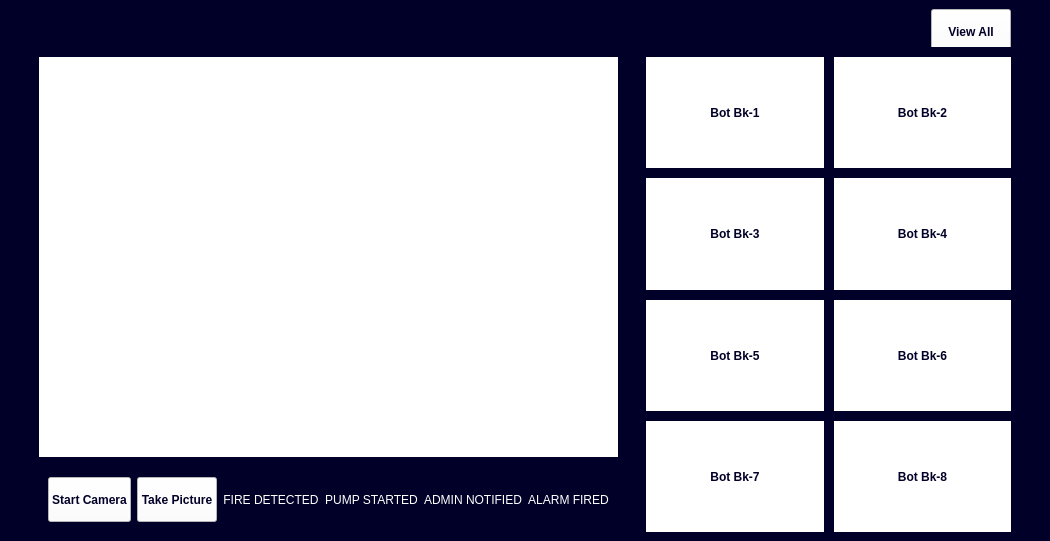
<?xml version="1.0" encoding="UTF-8"?>
<ui version="4.0">
 <class>MainWindow</class>
 <widget class="QMainWindow" name="MainWindow">
  <property name="geometry">
   <rect>
    <x>0</x>
    <y>0</y>
    <width>1050</width>
    <height>541</height>
   </rect>
  </property>
  <property name="windowTitle">
   <string>MainWindow</string>
  </property>
  <widget class="QWidget" name="centralwidget">
   <property name="styleSheet">
    <string notr="true">background-color: #000028;
color: white;</string>
   </property>
   <layout class="QGridLayout" name="gridLayout">
    <property name="leftMargin">
     <number>0</number>
    </property>
    <property name="topMargin">
     <number>0</number>
    </property>
    <property name="rightMargin">
     <number>0</number>
    </property>
    <property name="bottomMargin">
     <number>0</number>
    </property>
    <property name="spacing">
     <number>0</number>
    </property>
    <item row="0" column="0">
     <layout class="QHBoxLayout" name="horizontalLayout">
      <property name="spacing">
       <number>10</number>
      </property>
      <property name="leftMargin">
       <number>30</number>
      </property>
      <property name="rightMargin">
       <number>30</number>
      </property>
      <item>
       <widget class="QWidget" name="verticalWidget" native="true">
        <property name="minimumSize">
         <size>
          <width>474</width>
          <height>0</height>
         </size>
        </property>
        <layout class="QVBoxLayout" name="verticalLayout">
         <property name="spacing">
          <number>10</number>
         </property>
         <item>
          <widget class="QFrame" name="horizontalFrame_2">
           <property name="maximumSize">
            <size>
             <width>16777215</width>
             <height>38</height>
            </size>
           </property>
           <layout class="QHBoxLayout" name="horizontalLayout_9">
            <item>
             <widget class="QLabel" name="label_13">
              <property name="text">
               <string/>
              </property>
              <property name="pixmap">
               <pixmap resource="ressource1.qrc">:/new/prefix1/Asset 1.svg</pixmap>
              </property>
             </widget>
            </item>
            <item>
             <spacer name="horizontalSpacer_2">
              <property name="orientation">
               <enum>Qt::Horizontal</enum>
              </property>
              <property name="sizeType">
               <enum>QSizePolicy::Fixed</enum>
              </property>
              <property name="sizeHint" stdset="0">
               <size>
                <width>531</width>
                <height>20</height>
               </size>
              </property>
             </spacer>
            </item>
           </layout>
          </widget>
         </item>
         <item>
          <widget class="QFrame" name="frame">
           <property name="minimumSize">
            <size>
             <width>0</width>
             <height>400</height>
            </size>
           </property>
           <property name="maximumSize">
            <size>
             <width>650</width>
             <height>400</height>
            </size>
           </property>
           <property name="styleSheet">
            <string notr="true">background-color: white;
color: #000028;
font-weight: 800;</string>
           </property>
           <layout class="QGridLayout" name="gridLayout_2">
            <property name="leftMargin">
             <number>4</number>
            </property>
            <property name="topMargin">
             <number>4</number>
            </property>
            <property name="rightMargin">
             <number>4</number>
            </property>
            <property name="bottomMargin">
             <number>4</number>
            </property>
            <property name="spacing">
             <number>4</number>
            </property>
            <item row="0" column="0">
             <widget class="QLabel" name="label_video">
              <property name="minimumSize">
               <size>
                <width>0</width>
                <height>400</height>
               </size>
              </property>
              <property name="maximumSize">
               <size>
                <width>650</width>
                <height>400</height>
               </size>
              </property>
              <property name="text">
               <string/>
              </property>
             </widget>
            </item>
           </layout>
          </widget>
         </item>
         <item>
          <widget class="QWidget" name="horizontalWidget_2" native="true">
           <property name="maximumSize">
            <size>
             <width>16777215</width>
             <height>111</height>
            </size>
           </property>
           <layout class="QHBoxLayout" name="horizontalLayout_2">
            <item>
             <widget class="QPushButton" name="start_cam_button">
              <property name="minimumSize">
               <size>
                <width>0</width>
                <height>45</height>
               </size>
              </property>
              <property name="styleSheet">
               <string notr="true">background-color: white;
color: #000028;
font-weight: 800;</string>
              </property>
              <property name="text">
               <string>Start Camera</string>
              </property>
             </widget>
            </item>
            <item>
             <widget class="QPushButton" name="take_pic_button">
              <property name="minimumSize">
               <size>
                <width>0</width>
                <height>45</height>
               </size>
              </property>
              <property name="styleSheet">
               <string notr="true">background-color: white;
color: #000028;
font-weight: 800;</string>
              </property>
              <property name="text">
               <string>Take Picture</string>
              </property>
             </widget>
            </item>
            <item>
             <widget class="QLabel" name="label_fire">
              <property name="minimumSize">
               <size>
                <width>0</width>
                <height>45</height>
               </size>
              </property>
              <property name="maximumSize">
               <size>
                <width>16777215</width>
                <height>45</height>
               </size>
              </property>
              <property name="text">
               <string>FIRE DETECTED</string>
              </property>
              <property name="alignment">
               <set>Qt::AlignCenter</set>
              </property>
             </widget>
            </item>
            <item>
             <widget class="QLabel" name="label_pump">
              <property name="minimumSize">
               <size>
                <width>0</width>
                <height>45</height>
               </size>
              </property>
              <property name="maximumSize">
               <size>
                <width>16777215</width>
                <height>45</height>
               </size>
              </property>
              <property name="text">
               <string>PUMP STARTED</string>
              </property>
              <property name="alignment">
               <set>Qt::AlignCenter</set>
              </property>
             </widget>
            </item>
            <item>
             <widget class="QLabel" name="label_notify">
              <property name="minimumSize">
               <size>
                <width>0</width>
                <height>45</height>
               </size>
              </property>
              <property name="maximumSize">
               <size>
                <width>16777215</width>
                <height>45</height>
               </size>
              </property>
              <property name="text">
               <string>ADMIN NOTIFIED</string>
              </property>
              <property name="alignment">
               <set>Qt::AlignCenter</set>
              </property>
             </widget>
            </item>
            <item>
             <widget class="QLabel" name="label_alarm">
              <property name="minimumSize">
               <size>
                <width>0</width>
                <height>45</height>
               </size>
              </property>
              <property name="maximumSize">
               <size>
                <width>16777215</width>
                <height>45</height>
               </size>
              </property>
              <property name="text">
               <string>ALARM FIRED</string>
              </property>
              <property name="alignment">
               <set>Qt::AlignCenter</set>
              </property>
             </widget>
            </item>
           </layout>
          </widget>
         </item>
        </layout>
       </widget>
      </item>
      <item>
       <widget class="QWidget" name="verticalWidget_2" native="true">
        <property name="minimumSize">
         <size>
          <width>288</width>
          <height>0</height>
         </size>
        </property>
        <property name="maximumSize">
         <size>
          <width>475</width>
          <height>16777215</height>
         </size>
        </property>
        <layout class="QVBoxLayout" name="verticalLayout_2">
         <property name="spacing">
          <number>10</number>
         </property>
         <item>
          <widget class="QWidget" name="horizontalWidget_7" native="true">
           <property name="maximumSize">
            <size>
             <width>16777215</width>
             <height>38</height>
            </size>
           </property>
           <layout class="QHBoxLayout" name="horizontalLayout_8">
            <property name="spacing">
             <number>0</number>
            </property>
            <property name="leftMargin">
             <number>0</number>
            </property>
            <property name="topMargin">
             <number>0</number>
            </property>
            <property name="rightMargin">
             <number>0</number>
            </property>
            <property name="bottomMargin">
             <number>0</number>
            </property>
            <item>
             <spacer name="horizontalSpacer">
              <property name="orientation">
               <enum>Qt::Horizontal</enum>
              </property>
              <property name="sizeType">
               <enum>QSizePolicy::Expanding</enum>
              </property>
              <property name="sizeHint" stdset="0">
               <size>
                <width>164</width>
                <height>20</height>
               </size>
              </property>
             </spacer>
            </item>
            <item>
             <widget class="QPushButton" name="view_all_button">
              <property name="minimumSize">
               <size>
                <width>0</width>
                <height>45</height>
               </size>
              </property>
              <property name="styleSheet">
               <string notr="true">background-color: white;
color: #000028;
font-weight: 800;</string>
              </property>
              <property name="text">
               <string>View All</string>
              </property>
             </widget>
            </item>
           </layout>
          </widget>
         </item>
         <item>
          <layout class="QHBoxLayout" name="horizontalLayout_4">
           <property name="spacing">
            <number>10</number>
           </property>
           <item>
            <widget class="QLabel" name="label_2">
             <property name="styleSheet">
              <string notr="true">background-color: white;
color: #000028;
font-weight: 800;</string>
             </property>
             <property name="text">
              <string>Bot Bk-1</string>
             </property>
             <property name="alignment">
              <set>Qt::AlignCenter</set>
             </property>
            </widget>
           </item>
           <item>
            <widget class="QLabel" name="label_14">
             <property name="styleSheet">
              <string notr="true">background-color: white;
color: #000028;
font-weight: 800;</string>
             </property>
             <property name="text">
              <string>Bot Bk-2</string>
             </property>
             <property name="alignment">
              <set>Qt::AlignCenter</set>
             </property>
            </widget>
           </item>
          </layout>
         </item>
         <item>
          <layout class="QHBoxLayout" name="horizontalLayout_6">
           <property name="spacing">
            <number>10</number>
           </property>
           <item>
            <widget class="QLabel" name="label_15">
             <property name="styleSheet">
              <string notr="true">background-color: white;
color: #000028;
font-weight: 800;</string>
             </property>
             <property name="text">
              <string>Bot Bk-3</string>
             </property>
             <property name="alignment">
              <set>Qt::AlignCenter</set>
             </property>
            </widget>
           </item>
           <item>
            <widget class="QLabel" name="label_16">
             <property name="styleSheet">
              <string notr="true">background-color: white;
color: #000028;
font-weight: 800;</string>
             </property>
             <property name="text">
              <string>Bot Bk-4</string>
             </property>
             <property name="alignment">
              <set>Qt::AlignCenter</set>
             </property>
            </widget>
           </item>
          </layout>
         </item>
         <item>
          <layout class="QHBoxLayout" name="horizontalLayout_7">
           <property name="spacing">
            <number>10</number>
           </property>
           <item>
            <widget class="QLabel" name="label_17">
             <property name="styleSheet">
              <string notr="true">background-color: white;
color: #000028;
font-weight: 800;</string>
             </property>
             <property name="text">
              <string>Bot Bk-5</string>
             </property>
             <property name="alignment">
              <set>Qt::AlignCenter</set>
             </property>
            </widget>
           </item>
           <item>
            <widget class="QLabel" name="label_20">
             <property name="styleSheet">
              <string notr="true">background-color: white;
color: #000028;
font-weight: 800;</string>
             </property>
             <property name="text">
              <string>Bot Bk-6</string>
             </property>
             <property name="alignment">
              <set>Qt::AlignCenter</set>
             </property>
            </widget>
           </item>
          </layout>
         </item>
         <item>
          <layout class="QHBoxLayout" name="horizontalLayout_5">
           <property name="spacing">
            <number>10</number>
           </property>
           <item>
            <widget class="QLabel" name="label_19">
             <property name="styleSheet">
              <string notr="true">background-color: white;
color: #000028;
font-weight: 800;</string>
             </property>
             <property name="text">
              <string>Bot Bk-7</string>
             </property>
             <property name="alignment">
              <set>Qt::AlignCenter</set>
             </property>
            </widget>
           </item>
           <item>
            <widget class="QLabel" name="label_18">
             <property name="styleSheet">
              <string notr="true">background-color: white;
color: #000028;
font-weight: 800;</string>
             </property>
             <property name="text">
              <string>Bot Bk-8</string>
             </property>
             <property name="alignment">
              <set>Qt::AlignCenter</set>
             </property>
            </widget>
           </item>
          </layout>
         </item>
        </layout>
       </widget>
      </item>
     </layout>
    </item>
   </layout>
  </widget>
  <action name="actionResource">
   <property name="text">
    <string>Resource</string>
   </property>
  </action>
 </widget>
 <resources>
  <include location="ressource1.qrc"/>
 </resources>
 <connections/>
</ui>
